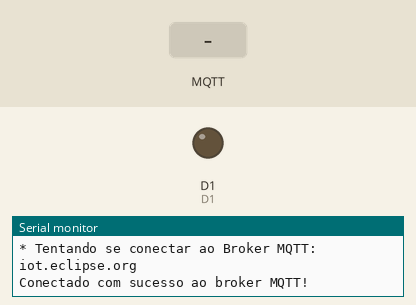
Bench run of a sketch on a simulated ESP8266 (NodeMCU). Shown: output pins drawn as LEDs (lit = HIGH), the last lines printed to the serial monitor. The test bench sets the inputs (shaded band). WiFi joins after 1.5 s; servers stay silent unless stated; no MQTT or app messages arrive unless stated.

Above: at 2.7 s.
2.8 s: MQTT message "ON" arrives on the first subscribed topic
At 4.0 s:
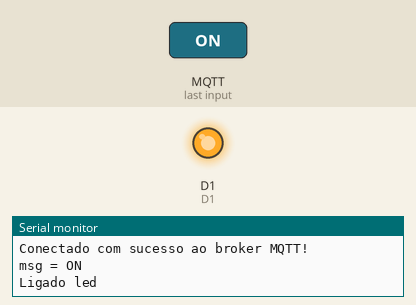
4.3 s: MQTT message "OFF" arrives on the first subscribed topic
At 5.2 s:
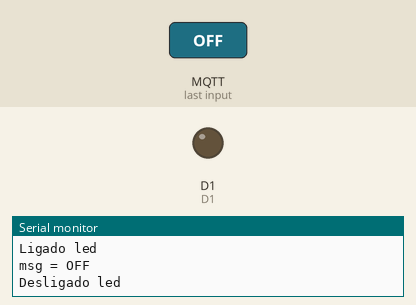
Timing chart, 0 to 7.3 s (numbered marks = the images above; inputs shaded):
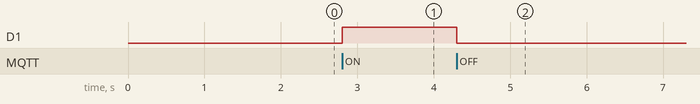

The sketch:

Pratica_4_-_MQTT.ino
```cpp
#include <ESP8266WiFi.h> // Importa a Biblioteca ESP8266WiFi
#include <PubSubClient.h> // Importa a Biblioteca PubSubClient

#include <ESP8266mDNS.h>
//#include <WiFiUdp.h>
#include <ArduinoOTA.h>


//defines de id mqtt e tópicos para publicação e subscribe

#define TOPICO_SUBSCRIBE_P1 "pratica-4/LED"     //tópico MQTT de escuta luz 1


#define ID_MQTT  "escolha_seu_ID"     //id mqtt (para identificação de sessão)
                               //IMPORTANTE: este deve ser único no broker (ou seja,
                               //            se um client MQTT tentar entrar com o mesmo
                               //            id de outro já conectado ao broker, o broker
                               //            irá fechar a conexão de um deles).

#define USER_MQTT  "login"   // usuario no MQTT
#define PASS_MQTT  "senha"  // senha no MQTT


//defines - mapeamento de pinos do NodeMCU
#define D0    16
#define D1    5
#define D2    4
#define D3    0
#define D4    2
#define D5    14
#define D6    12
#define D7    13
#define D8    15
#define D9    3
#define D10   1


// WIFI
const char* SSID = "TESTE"; // SSID / nome da rede WI-FI que deseja se conectar
const char* PASSWORD = "teste123"; // Senha da rede WI-FI que deseja se conectar

// MQTT
const char* BROKER_MQTT = "iot.eclipse.org"; //URL do broker MQTT que se deseja utilizar
int BROKER_PORT = 1883; // Porta do Broker MQTT


//Variáveis e objetos globais
WiFiClient espClient; // Cria o objeto espClient
PubSubClient MQTT(espClient); // Instancia o Cliente MQTT passando o objeto espClient


//Prototypes"
void initSerial();
void initWiFi();
void initOTA();
void initMQTT();
void reconectWiFi();
void mqtt_callback(char* topic, byte* payload, unsigned int length);
void VerificaConexoesWiFIEMQTT(void);
void InitOutput(void);

/*
 *  Implementações das funções
 */
void setup()
{
    //inicializações:
    initSerial();
    initWiFi();
    initOTA();
    initMQTT();
    InitOutput();

}


//Função: inicializa comunicação serial com baudrate 115200 (para fins de monitorar no terminal serial
//        o que está acontecendo.
//Parâmetros: nenhum
//Retorno: nenhum
void initSerial()
{
    Serial.begin(115200);
}

//Função: inicializa e conecta-se na rede WI-FI desejada
//Parâmetros: nenhum
//Retorno: nenhum
void initWiFi()
{
    delay(10);
    Serial.println("------Conexao WI-FI------");
    Serial.print("Conectando-se na rede: ");
    Serial.println(SSID);
    Serial.println("Aguarde");

    reconectWiFi();
}

//Função inicializa OTA - permite carga do novo programa via Wifi
void initOTA()
{
  Serial.println();
  Serial.println("Iniciando OTA....");
  ArduinoOTA.setHostname("pratica-4"); // Define o nome da porta

  // No authentication by default
   ArduinoOTA.setPassword((const char *)"teste-ota"); // senha para carga via WiFi (OTA)
  ArduinoOTA.onStart([]() {
    Serial.println("Start");
  });
  ArduinoOTA.onEnd([]() {
    Serial.println("\nEnd");
  });
  ArduinoOTA.onProgress([](unsigned int progress, unsigned int total) {
    Serial.printf("Progress: %u%%\r", (progress / (total / 100)));
  });
  ArduinoOTA.onError([](ota_error_t error) {
    Serial.printf("Error[%u]: ", error);
    if (error == OTA_AUTH_ERROR) Serial.println("Auth Failed");
    else if (error == OTA_BEGIN_ERROR) Serial.println("Begin Failed");
    else if (error == OTA_CONNECT_ERROR) Serial.println("Connect Failed");
    else if (error == OTA_RECEIVE_ERROR) Serial.println("Receive Failed");
    else if (error == OTA_END_ERROR) Serial.println("End Failed");
  });
  ArduinoOTA.begin();
}

//Função: inicializa parâmetros de conexão MQTT(endereço do
//        broker, porta e seta função de callback)
//Parâmetros: nenhum
//Retorno: nenhum
void initMQTT()
{
    MQTT.setServer(BROKER_MQTT, BROKER_PORT);   //informa qual broker e porta deve ser conectado
    MQTT.setCallback(mqtt_callback);            //atribui função de callback (função chamada quando qualquer informação de um dos tópicos subescritos chega)
}

//Função: função de callback
//        esta função é chamada toda vez que uma informação de
//        um dos tópicos subescritos chega)
//Parâmetros: nenhum
//Retorno: nenhum
void mqtt_callback(char* topic, byte* payload, unsigned int length)
{
    String msg;

    //obtem a string do payload recebido
    for(int i = 0; i < length; i++)
    {
       char c = (char)payload[i];
       msg += c;

    }

    Serial.println("msg = " +  msg);

   if (msg.equals("ON")) // liga led
   {
      digitalWrite(D1, HIGH);
      Serial.println("Ligado led");
   }

   if (msg.equals("OFF"))
   {
      digitalWrite(D1, LOW);
      Serial.println("Desligado led");
   }


}


//Função: reconecta-se ao broker MQTT (caso ainda não esteja conectado ou em caso de a conexão cair)
//        em caso de sucesso na conexão ou reconexão, o subscribe dos tópicos é refeito.
//Parâmetros: nenhum
//Retorno: nenhum
void reconnectMQTT()
{
    while (!MQTT.connected())
    {
        Serial.print("* Tentando se conectar ao Broker MQTT: ");
        Serial.println(BROKER_MQTT);
//        if (MQTT.connect(ID_MQTT, USER_MQTT,PASS_MQTT)) // parameros usados para broker proprietário
                                                          // ID do MQTT, login do usuário, senha do usuário

           if (MQTT.connect(ID_MQTT))
        {
            Serial.println("Conectado com sucesso ao broker MQTT!");
            MQTT.subscribe(TOPICO_SUBSCRIBE_P1);

        }
        else
        {
            Serial.println("Falha ao reconectar no broker.");
            Serial.println("Havera nova tentatica de conexao em 2s");
            delay(2000);
        }
    }
}


//Função: reconecta-se ao WiFi
//Parâmetros: nenhum
//Retorno: nenhum
void reconectWiFi()
{
    //se já está conectado a rede WI-FI, nada é feito.
    //Caso contrário, são efetuadas tentativas de conexão
    if (WiFi.status() == WL_CONNECTED)
        return;

    WiFi.begin(SSID, PASSWORD); // Conecta na rede WI-FI

    while (WiFi.status() != WL_CONNECTED)
    {
        delay(100);
        Serial.print(".");
    }

    Serial.println();
    Serial.print("Conectado com sucesso na rede: ");
    Serial.print(SSID);
    Serial.println();
    Serial.print("IP obtido: ");
    Serial.print(WiFi.localIP());  // mostra o endereço IP obtido via DHCP
    Serial.println();
    Serial.print("Endereço MAC: ");
    Serial.print(WiFi.macAddress()); // mostra o endereço MAC do esp8266
}


//Função: verifica o estado das conexões WiFI e ao broker MQTT.
//        Em caso de desconexão (qualquer uma das duas), a conexão
//        é refeita.
//Parâmetros: nenhum
//Retorno: nenhum
void VerificaConexoesWiFIEMQTT(void)
{
    if (!MQTT.connected())
        reconnectMQTT(); //se não há conexão com o Broker, a conexão é refeita

     reconectWiFi(); //se não há conexão com o WiFI, a conexão é refeita
}


//Função: inicializa o output em nível lógico baixo
//Parâmetros: nenhum
//Retorno: nenhum
void InitOutput(void)
{
    //enviar HIGH para o output faz o Led acender / enviar LOW faz o Led apagar)

    pinMode(D1, OUTPUT);
    digitalWrite(D1, LOW);

}


//programa principal
void loop()
{
    // keep-alive da comunicação OTA
    ArduinoOTA.handle();

    //garante funcionamento das conexões WiFi e ao broker MQTT
    VerificaConexoesWiFIEMQTT();


    //keep-alive da comunicação com broker MQTT
    MQTT.loop();

}
```

Measured:
- after the input at 2.8 s, D1: LOW → HIGH at once
- after the input at 4.3 s, D1: HIGH → LOW at once
